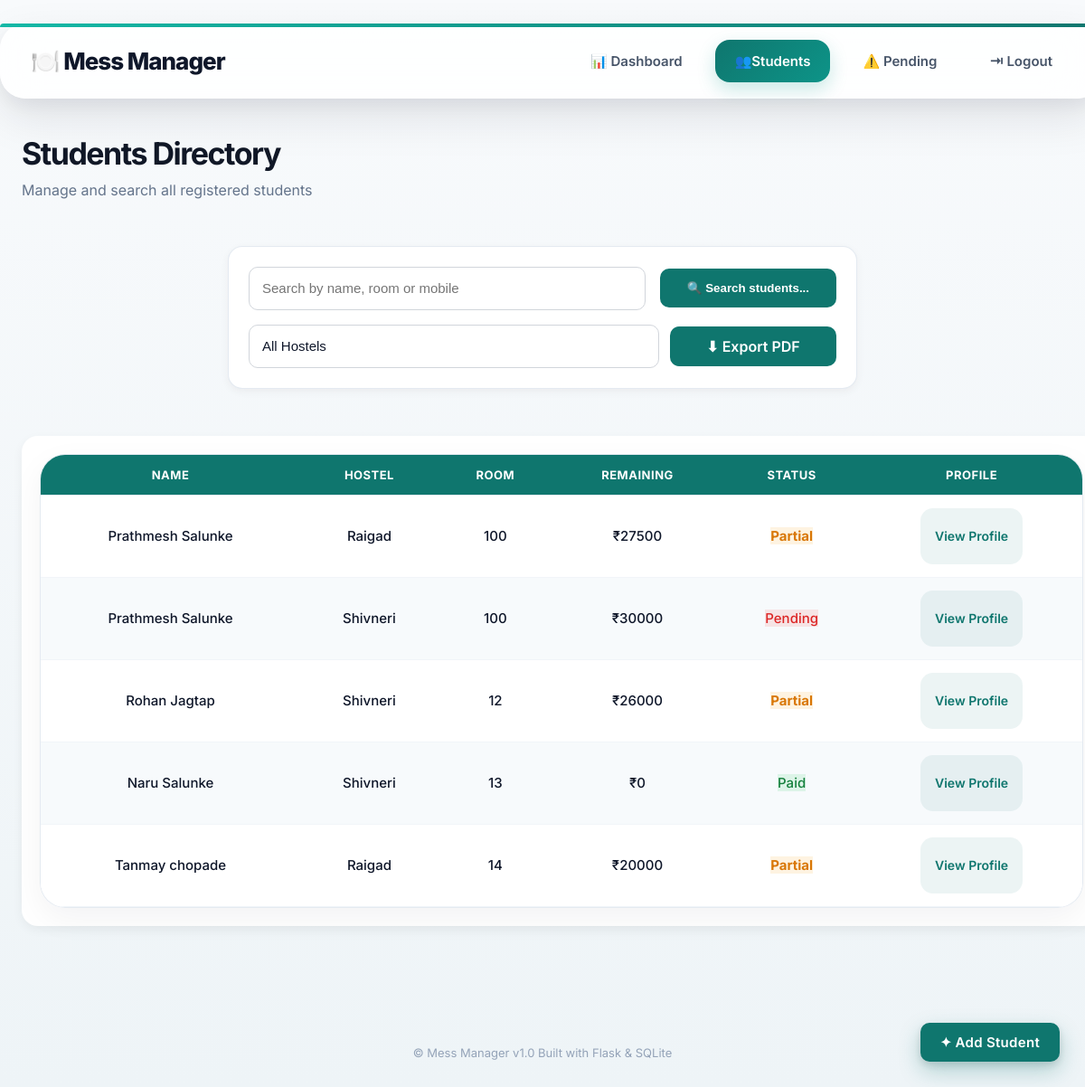
/student_list (signed in), run on an earlier commit of the app's database.
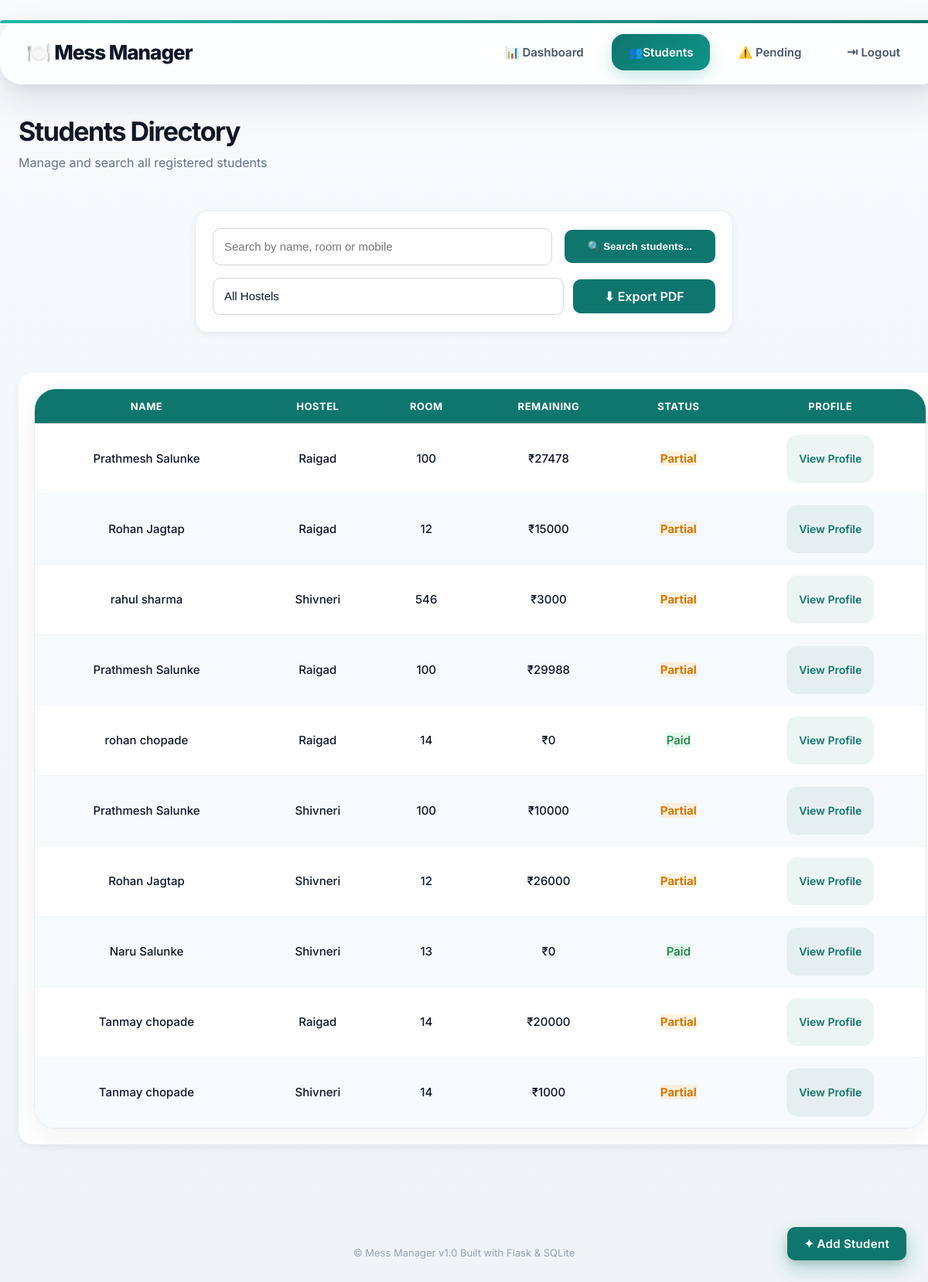
And on a later commit of the database.
### tables this page shows
CREATE TABLE students (

        id INTEGER PRIMARY KEY AUTOINCREMENT,

        admin_id INTEGER NOT NULL,

        student_code TEXT NOT NULL UNIQUE,

        name TEXT NOT NULL,

        mobile TEXT NOT NULL,

        hostel TEXT NOT NULL,

        room TEXT NOT NULL,

        department TEXT NOT NULL,

        academic_level TEXT NOT NULL,

        total_fees INTEGER NOT NULL DEFAULT 30000,

        received_amount INTEGER NOT NULL DEFAULT 0,

        joining_date TEXT NOT NULL,

        FOREIGN KEY (admin_id) REFERENCES admin(id),

        UNIQUE(admin_id, mobile),

        CHECK(received_amount >= 0),

        CHECK(total_fees >= 0),

        CHECK(received_amount <= total_fees)

    );

### app.py (the view, shortened to what this page needs)
@app.route('/student_list')
@login_required
def student_list():
    search = request.args.get('search')
    hostel = request.args.get('hostel')
    print(hostel)
    conn = connect_db()
    admin_id = session['admin_id']
    if hostel and search:
        students = conn.execute(
            """

            SELECT * FROM students

            WHERE admin_id =?

            AND hostel = ?

            AND (

                name LIKE ?

                OR room LIKE ?

                OR mobile LIKE ?

            )

            """,
            (
                admin_id,
                hostel,
                f"%{search}%",
                f"%{search}%",
                f"%{search}%"
            )
        ).fetchall()
    elif hostel:
        students = conn.execute(
            "SELECT * FROM students WHERE admin_id = ? AND hostel = ?",
            (admin_id,hostel)
        ).fetchall()
    else:
        students = conn.execute(
            """
            SELECT * FROM students
            WHERE admin_id = ?

            """
        ,
        (admin_id,)
        ).fetchall()
    conn.close()
    return render_template(
        "student_list.html",
        students=students,
        hostel=hostel
)

### app.py (called while the page is built)
def connect_db():
    conn = sqlite3.connect('database.db')
    conn.execute("PRAGMA foreign_keys = ON")
    conn.row_factory = sqlite3.Row
    return conn

def login_required(func):
    @wraps(func)
    def wrapper(*args, **kwargs):
        if not session.get('admin_logged_in'):
            return redirect('/login')
        return func(*args, **kwargs)
    return wrapper

### templates/student_list.html (shortened to what this page needs)
{% extends "base.html" %}
{% block content %}
<div class="container">
    <div class="page-header">
        <div>
            <h1 class="page-title">
                Students Directory
            </h1>
            <p class="page-subtitle">
                Manage and search all registered students
            </p>
        </div>
    </div>
    <div class="search-panel ui-card">
        <form method="GET" class="search-form">
            <input
                type="text"
                name="search"
                class="form-input"
                placeholder="Search by name, room or mobile"
                value="{{ request.args.get('search', '') }}"
            >
            <button
                type="submit"
                class="primary-btn"
            >
                🔍 Search students...
            </button>
            <div class="filter-buttonss">
            <select
                name="hostel"
                class="form-select"
                onchange="this.form.submit()"
            >
                <option value="">
                    All Hostels
                </option>
            </select>
        <a
            href="/download_students_pdf"
            class="primary-btn"
        >
                ⬇ Export PDF
        </a>
        </div>
        </form>
    </div>
    <div class="table-panel">
        <div class="table-container ui-card">
            <table
                id="studentTable"
                class="students-table"
            >
                <thead>
                    <tr>
                        <th>Name</th>
                        <th>Hostel</th>
                        <th>Room</th>
                        <th>Remaining</th>
                        <th>Status</th>
                        <th>Profile</th>
                    </tr>
                </thead>
                <tbody>
                    {% for student in students %}
                    <tr>
                        <td>
                            {{ student['name'] }}
                        </td>
                        <td>
                            {{ student['hostel'] }}
                        </td>
                        <td>
                            {{ student['room'] }}
                        </td>
                        <td>
                            ₹{{ student['total_fees'] - student['received_amount'] }}
                        </td>
                        <td>
                            {% if student['total_fees'] - student['received_amount'] == 0 %}
                            <span class="status-paid">
                                Paid
                            </span>
                            {% elif student['received_amount'] == 0 %}
                            <span class="status-pending">
                                Pending
                            </span>
                            {% else %}
                            <span class="status-partial">
                                Partial
                            </span>
                            {% endif %}
                        </td>
                        <td>
                            <a
                                href="/student_profile/{{ student['id'] }}"
                                class="table-action-btn"
                            >
                                View Profile
                            </a>
                        </td>
                    </tr>
                    {% endfor %}
                </tbody>
            </table>
        </div>
    </div>
</div>
<a
    href="/add_student"
    class="floating-add-btn primary-btn"
>
    ✦ Add Student
</a>
{% endblock %}

### templates/base.html (shortened to what this page needs)
<!DOCTYPE html>
<html>
<head>
    <link rel="stylesheet" href="{{ url_for('static', filename='style.css') }}">
</head>
<body>
    {% if session.get('admin_logged_in') %}
    <div class="topbar">
        <div class="logo">
            🍽️ Mess Manager
        </div>
        <div class="nav-links">
            <a href="/" class="{% if request.path == '/' %}active{% endif %}">
                📊 Dashboard
            </a>
            <a href="/student_list" class="{% if request.path == '/student_list' %}active{% endif %}">
               👥Students
            </a>
            <a href="/pending_payments" class="{% if request.path == '/pending_payments' %}active{% endif %}">
                ⚠️ Pending
            </a>
            <a href="/logout">
               ⇥ Logout
            </a>
        </div>
    </div>
    {% endif %}
    <div class="page-content">
        {% block content %}
        {% endblock %}
    </div>
    <footer class="app-footer">
        © Mess Manager v1.0
    Built with Flask & SQLite
    </footer>
</body>
</html>

What changed in the data, as far as the page shows it:
changed students (number 1 of 10 on the later page): student['total_fees']-student['received_amount'] "27500" → "27478"
added students: name "Rohan Jagtap", hostel "Raigad", room "12", student['total_fees']-student['received_amount'] "15000", shows "Partial"
added students: name "rahul sharma", hostel "Shivneri", room "546", student['total_fees']-student['received_amount'] "3000", shows "Partial"
added students: name "Prathmesh Salunke", hostel "Raigad", room "100", student['total_fees']-student['received_amount'] "29988", shows "Partial"
added students: name "rohan chopade", hostel "Raigad", room "14", student['total_fees']-student['received_amount'] "0", shows "Paid"
changed students (number 6 of 10 on the later page): student['total_fees']-student['received_amount'] "30000" → "10000"; received_amount "Pending" → "Partial"
added students: name "Tanmay chopade", hostel "Shivneri", room "14", student['total_fees']-student['received_amount'] "1000", shows "Partial"
